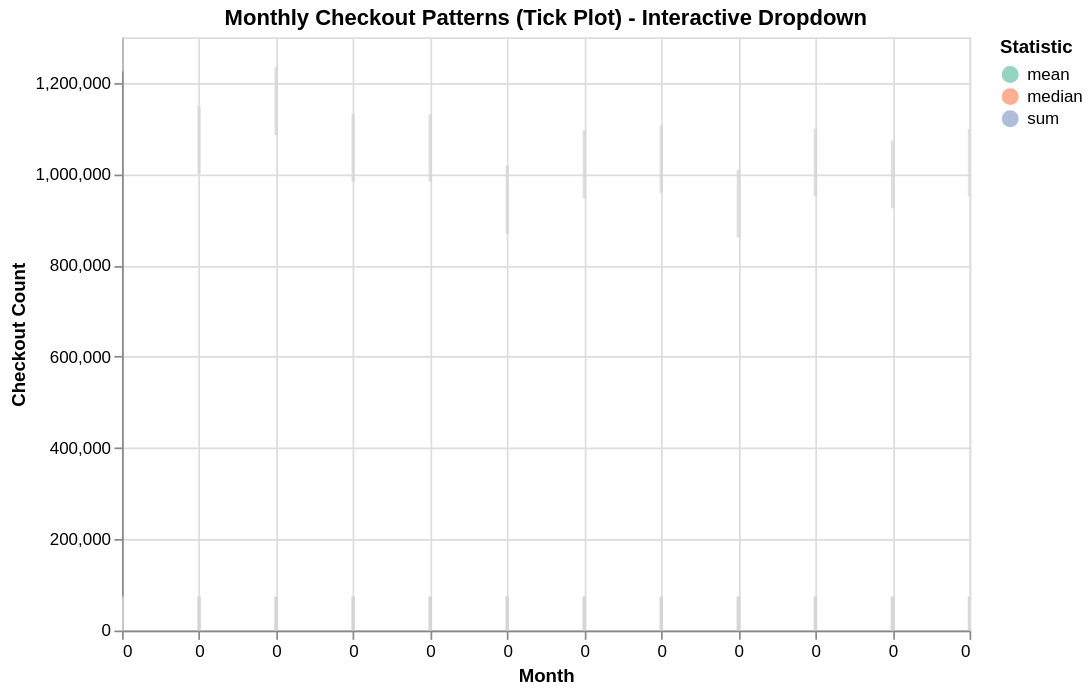

This figure's notebook cell:
### Code cell
# @title TASK 1, 2, & 3: First Visualization - CheckoutMonth and Checkouts (Tick Mark)
# TASK 1: Using 'CheckoutMonth' and 'Checkouts' columns (different from example)
# TASK 2: Using TICK mark (not used in example notebook)
# TASK 3: Adding dropdown selection interactivity (different from example's legend selection)

# Aggregate average checkouts by month across all years
monthly_avg = seattle_df.groupby('CheckoutMonth')['Checkouts'].mean().reset_index()

# Create a dropdown selection for showing different statistics
statistic_select = alt.selection_point(
    name="Statistic",
    fields=['stat'],
    bind=alt.binding_select(options=['Average', 'Median', 'Sum'], name='Show:'),
    value=[{'stat': 'Average'}]
)

# Calculate different statistics
monthly_stats = seattle_df.groupby('CheckoutMonth')['Checkouts'].agg(['mean', 'median', 'sum']).reset_index()
monthly_stats = monthly_stats.melt(id_vars=['CheckoutMonth'], value_vars=['mean', 'median', 'sum'],
                                     var_name='stat', value_name='value')

tick_chart = alt.Chart(monthly_stats).mark_tick(
    thickness=2,
    size=40
).encode(
    x=alt.X('CheckoutMonth:Q', title='Month', scale=alt.Scale(domain=[1, 12]),
            axis=alt.Axis(values=[1,2,3,4,5,6,7,8,9,10,11,12], labelExpr="month(datum.value)")),
    y=alt.Y('value:Q', title='Checkout Count'),
    color=alt.condition(statistic_select, alt.Color('stat:N', title='Statistic',
                      scale=alt.Scale(scheme='set2')), alt.value('lightgray')),
    tooltip=[
        alt.Tooltip('CheckoutMonth:Q', title='Month', format='d'),
        alt.Tooltip('value:Q', title='Value', format='.0f'),
        alt.Tooltip('stat:N', title='Statistic')
    ]
).add_params(
    statistic_select
).properties(
    title='Monthly Checkout Patterns (Tick Plot) - Interactive Dropdown',
    width=500,
    height=350
).interactive()

tick_chart

### Figure 1 — Vega-Lite specification as saved in the notebook (floating-point values rounded to 4 significant figures)
{"config": {"view": {"continuousWidth": 300, "continuousHeight": 300}}, "data": {"name": "data-b772ceb0cd1106c0ef76e3188403e23f"}, "mark": {"type": "tick", "size": 40, "thickness": 2}, "encoding": {"color": {"condition": {"param": "Statistic", "field": "stat", "scale": {"scheme": "set2"}, "title": "Statistic", "type": "nominal"}, "value": "lightgray"}, "tooltip": [{"field": "CheckoutMonth", "format": "d", "title": "Month", "type": "quantitative"}, {"field": "value", "format": ".0f", "title": "Value", "type": "quantitative"}, {"field": "stat", "title": "Statistic", "type": "nominal"}], "x": {"axis": {"labelExpr": "month(datum.value)", "values": [1, 2, 3, 4, 5, 6, 7, 8, 9, 10, 11, 12]}, "field": "CheckoutMonth", "scale": {"domain": [1, 12]}, "title": "Month", "type": "quantitative"}, "y": {"field": "value", "title": "Checkout Count", "type": "quantitative"}}, "height": 350, "params": [{"name": "Statistic", "select": {"type": "point", "fields": ["stat"]}, "bind": {"input": "select", "options": ["Average", "Median", "Sum"], "name": "Show:"}, "value": [{"stat": "Average"}]}, {"name": "param_1", "select": {"type": "interval", "encodings": ["x", "y"]}, "bind": "scales"}], "title": "Monthly Checkout Patterns (Tick Plot) - Interactive Dropdown", "width": 500, "$schema": "https://vega.github.io/schema/vega-lite/v5.20.1.json", "datasets": {"data-b772ceb0cd1106c0ef76e3188403e23f": [{"CheckoutMonth": 1, "stat": "mean", "value": 45.36}, {"CheckoutMonth": 2, "stat": "mean", "value": 44.84}, {"CheckoutMonth": 3, "stat": "mean", "value": 44.76}, {"CheckoutMonth": 4, "stat": "mean", "value": 44.74}, {"CheckoutMonth": 5, "stat": "mean", "value": 45.27}, {"CheckoutMonth": 6, "stat": "mean", "value": 44.8}, {"CheckoutMonth": 7, "stat": "mean", "value": 44.29}, {"CheckoutMonth": 8, "stat": "mean", "value": 43.85}, {"CheckoutMonth": 9, "stat": "mean", "value": 43.46}, {"CheckoutMonth": 10, "stat": "mean", "value": 43.77}, {"CheckoutMonth": 11, "stat": "mean", "value": 45.25}, {"CheckoutMonth": 12, "stat": "mean", "value": 46.63}, {"CheckoutMonth": 1, "stat": "median", "value": 30.0}, {"CheckoutMonth": 2, "stat": "median", "value": 30.0}, {"CheckoutMonth": 3, "stat": "median", "value": 30.0}, {"CheckoutMonth": 4, "stat": "median", "value": 30.0}, {"CheckoutMonth": 5, "stat": "median", "value": 30.0}, {"CheckoutMonth": 6, "stat": "median", "value": 30.0}, {"CheckoutMonth": 7, "stat": "median", "value": 30.0}, {"CheckoutMonth": 8, "stat": "median", "value": 30.0}, {"CheckoutMonth": 9, "stat": "median", "value": 29.0}, {"CheckoutMonth": 10, "stat": "median", "value": 29.0}, {"CheckoutMonth": 11, "stat": "median", "value": 30.0}, {"CheckoutMonth": 12, "stat": "median", "value": 30.0}, {"CheckoutMonth": 1, "stat": "sum", "value": 1299000.0}, {"CheckoutMonth": 2, "stat": "sum", "value": 1075000.0}, {"CheckoutMonth": 3, "stat": "sum", "value": 1160000.0}, {"CheckoutMonth": 4, "stat": "sum", "value": 1058000.0}, {"CheckoutMonth": 5, "stat": "sum", "value": 1058000.0}, {"CheckoutMonth": 6, "stat": "sum", "value": 944600.0}, {"CheckoutMonth": 7, "stat": "sum", "value": 1022000.0}, {"CheckoutMonth": 8, "stat": "sum", "value": 1032000.0}, {"CheckoutMonth": 9, "stat": "sum", "value": 935400.0}, {"CheckoutMonth": 10, "stat": "sum", "value": 1026000.0}, {"CheckoutMonth": 11, "stat": "sum", "value": 999800.0}, {"CheckoutMonth": 12, "stat": "sum", "value": 1025000.0}]}}
